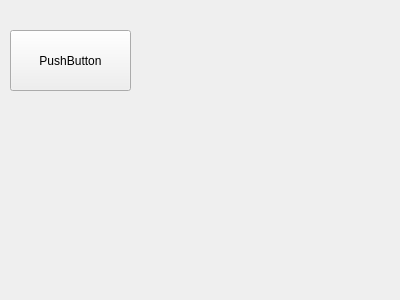
<?xml version="1.0" encoding="UTF-8"?>
<ui version="4.0">
 <class>MenuWidget</class>
 <widget class="QWidget" name="MenuWidget">
  <property name="geometry">
   <rect>
    <x>0</x>
    <y>0</y>
    <width>400</width>
    <height>300</height>
   </rect>
  </property>
  <property name="windowTitle">
   <string>Form</string>
  </property>
  <layout class="QGridLayout" name="gridLayout">
   <property name="leftMargin">
    <number>0</number>
   </property>
   <property name="topMargin">
    <number>0</number>
   </property>
   <property name="rightMargin">
    <number>0</number>
   </property>
   <property name="bottomMargin">
    <number>0</number>
   </property>
   <property name="spacing">
    <number>0</number>
   </property>
   <item row="0" column="0">
    <widget class="QWidget" name="background" native="true">
     <property name="minimumSize">
      <size>
       <width>0</width>
       <height>0</height>
      </size>
     </property>
     <widget class="QPushButton" name="pushButton">
      <property name="geometry">
       <rect>
        <x>10</x>
        <y>30</y>
        <width>121</width>
        <height>61</height>
       </rect>
      </property>
      <property name="minimumSize">
       <size>
        <width>0</width>
        <height>0</height>
       </size>
      </property>
      <property name="styleSheet">
       <string notr="true"/>
      </property>
      <property name="text">
       <string>PushButton</string>
      </property>
      <property name="checkable">
       <bool>false</bool>
      </property>
     </widget>
    </widget>
   </item>
  </layout>
 </widget>
 <resources/>
 <connections/>
</ui>
